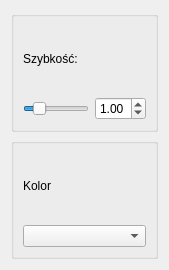
<?xml version="1.0" encoding="UTF-8"?>
<ui version="4.0">
 <class>tab_zakladka</class>
 <widget class="QWidget" name="tab_zakladka">
  <property name="geometry">
   <rect>
    <x>0</x>
    <y>0</y>
    <width>169</width>
    <height>270</height>
   </rect>
  </property>
  <property name="windowTitle">
   <string>Form</string>
  </property>
  <layout class="QGridLayout" name="gridLayout_3">
   <item row="1" column="0">
    <widget class="QGroupBox" name="groupBox_2">
     <property name="title">
      <string/>
     </property>
     <layout class="QGridLayout" name="gridLayout_2">
      <item row="0" column="0">
       <widget class="QLabel" name="labelKolor">
        <property name="text">
         <string>Kolor</string>
        </property>
       </widget>
      </item>
      <item row="1" column="0">
       <widget class="QComboBox" name="comboBoxKolor"/>
      </item>
     </layout>
    </widget>
   </item>
   <item row="0" column="0">
    <widget class="QGroupBox" name="groupBox">
     <property name="enabled">
      <bool>true</bool>
     </property>
     <property name="title">
      <string/>
     </property>
     <layout class="QGridLayout" name="gridLayout">
      <item row="1" column="0">
       <widget class="QSlider" name="horizontalSliderSzybkosc">
        <property name="minimum">
         <number>20</number>
        </property>
        <property name="maximum">
         <number>500</number>
        </property>
        <property name="value">
         <number>100</number>
        </property>
        <property name="orientation">
         <enum>Qt::Horizontal</enum>
        </property>
       </widget>
      </item>
      <item row="1" column="1">
       <widget class="QDoubleSpinBox" name="doubleSpinBoxSzybkosc">
        <property name="minimum">
         <double>0.200000000000000</double>
        </property>
        <property name="maximum">
         <double>5.000000000000000</double>
        </property>
        <property name="singleStep">
         <double>0.010000000000000</double>
        </property>
        <property name="stepType">
         <enum>QAbstractSpinBox::AdaptiveDecimalStepType</enum>
        </property>
        <property name="value">
         <double>1.000000000000000</double>
        </property>
       </widget>
      </item>
      <item row="0" column="0" colspan="2">
       <widget class="QLabel" name="labelGestosc">
        <property name="text">
         <string>Szybkość:</string>
        </property>
       </widget>
      </item>
     </layout>
    </widget>
   </item>
  </layout>
 </widget>
 <resources/>
 <connections/>
</ui>
